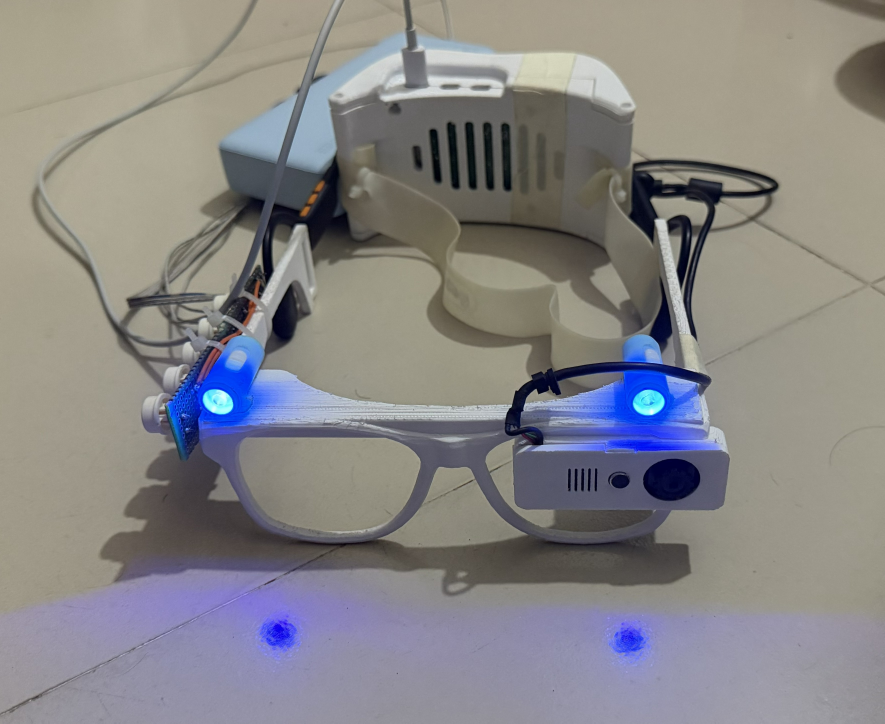
#> input picture Thesis Report and paper/tools/deck/assets/v2_photo_front_uv.jpg, 3540 x 2893 px (shown at 1/4 size)
$ python make_v2_collage.py
#> lines starting #> are read from the running program, lines starting #| are printed output that depends on the picture
# Version 2 collage for the "Evolution of the Prototype" slide, from three team photos of the second prototype:
# left, the front with the UV lights on (whole photo); right, two crops stacked: the front with the camera housing,
# and the rear enclosure with the power bank. White gaps between them. Output: assets/v2_collage3.jpg
from pathlib import Path
from PIL import Image

A = Path(__file__).parent / "assets"
front_uv = Image.open(A / "v2_photo_front_uv.jpg").convert("RGB")      # 3540x2893
#> front_uv is the input picture: PIL image 3540x2893 RGB; mean R, G, B 134.9, 133.1, 134.2
front = Image.open(A / "v2_photo_front.jpg").convert("RGB")            # 3213x5216
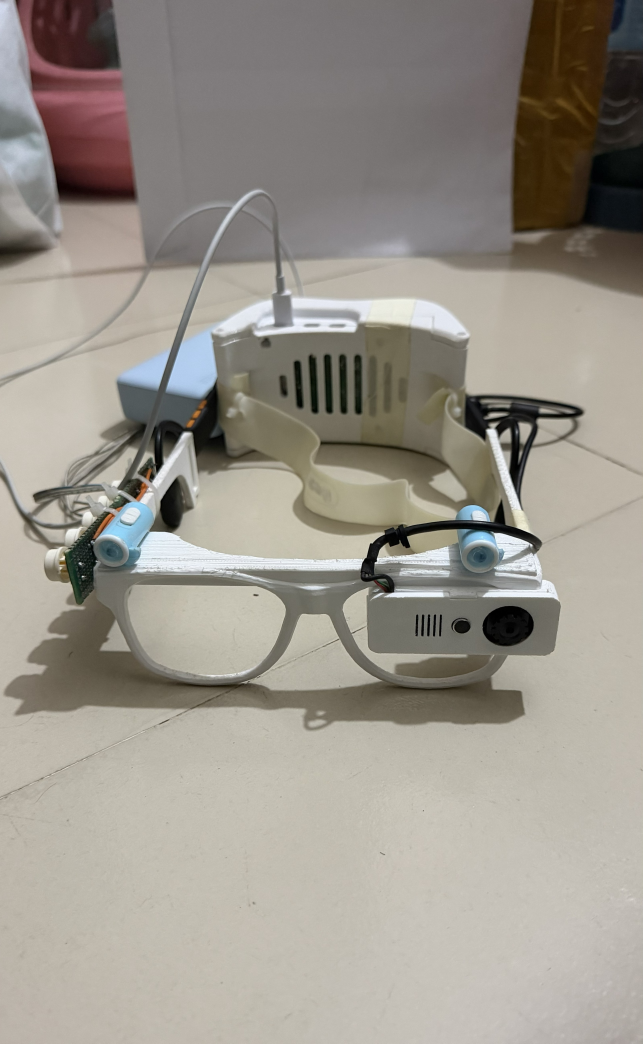
#> input picture Thesis Report and paper/tools/deck/assets/v2_photo_front.jpg, 3213 x 5216 px (shown at 1/5 size)
#> front is the input picture: PIL image 3213x5216 RGB; mean R, G, B 154, 148.6, 139.6
rear = Image.open(A / "v2_photo_top.jpg").convert("RGB")               # 3213x5437
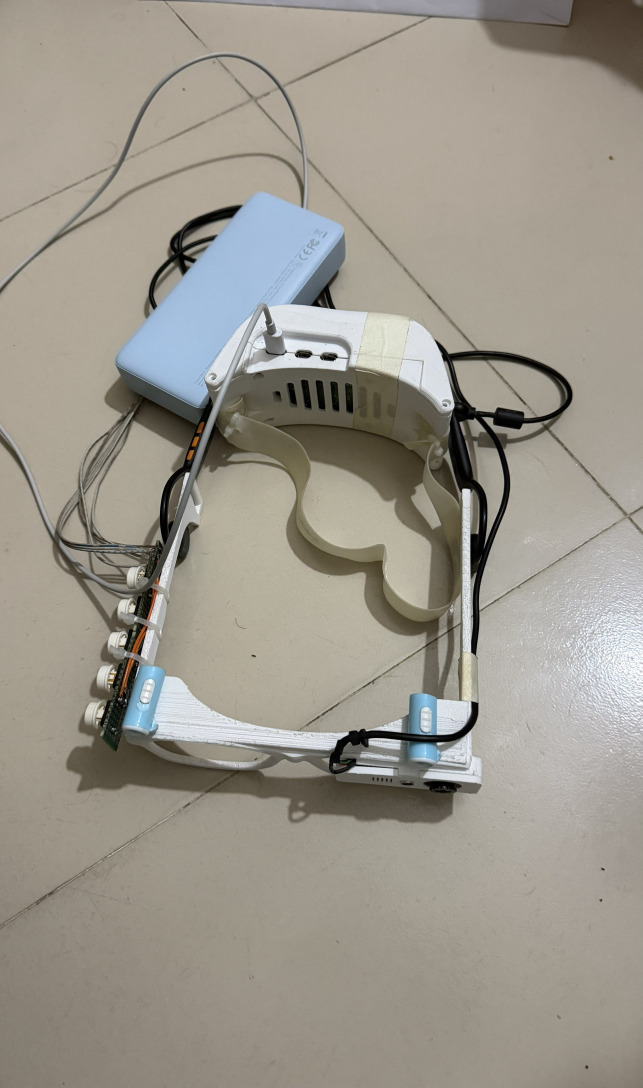
#> input picture Thesis Report and paper/tools/deck/assets/v2_photo_top.jpg, 3213 x 5437 px (shown at 1/5 size)
#> rear is the input picture: PIL image 3213x5437 RGB; mean R, G, B 155.7, 150.8, 140.6

H, GAP = 1600, 12                       # collage height in pixels; slide area is 9.02 x 4.62 in (aspect 1.95)
W = round(H * 9.02 / 4.62)
left_w = round(H * front_uv.width / front_uv.height)
#> left_w = 1958
right_w = W - left_w - GAP
#> right_w = 1154
cell_h = (H - GAP) // 2


def crop_to(im, aspect, cy):
    """Full-width crop of the given aspect (w/h), centred on the fraction cy of the height."""
    h = round(im.width / aspect)
    top = min(max(0, round(cy * im.height - h / 2)), im.height - h)
    return im.crop((0, top, im.width, top + h))


canvas = Image.new("RGB", (W, H), "white")
#> canvas: PIL image 3124x1600 RGB; every value is 255
canvas.paste(front_uv.resize((left_w, H), Image.LANCZOS), (0, 0))
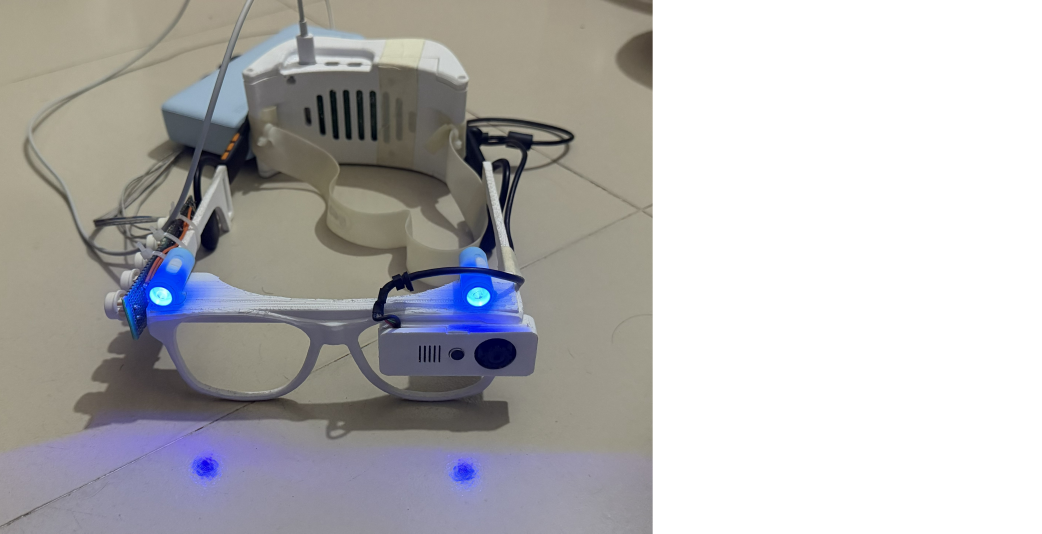
#> canvas: PIL image 3124x1600 RGB (shown at 1/3 size); mean R, G, B 179.7, 178.6, 179.3
canvas.paste(crop_to(front, right_w / cell_h, 0.57).resize((right_w, cell_h), Image.LANCZOS), (left_w + GAP, 0))
#> in crop_to, `return im.crop((0, top, im.width, top + h))`:
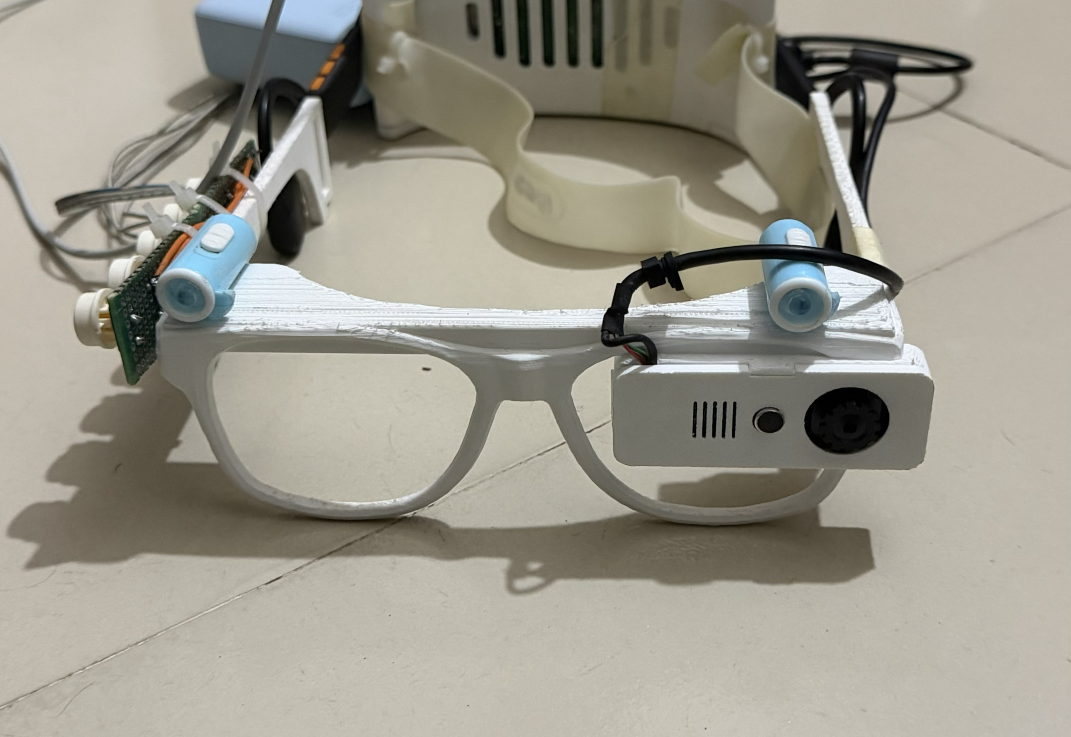
#> returned value: PIL image 3213x2211 RGB (shown at 1/3 size); mean R, G, B 155.8, 152.5, 140.7
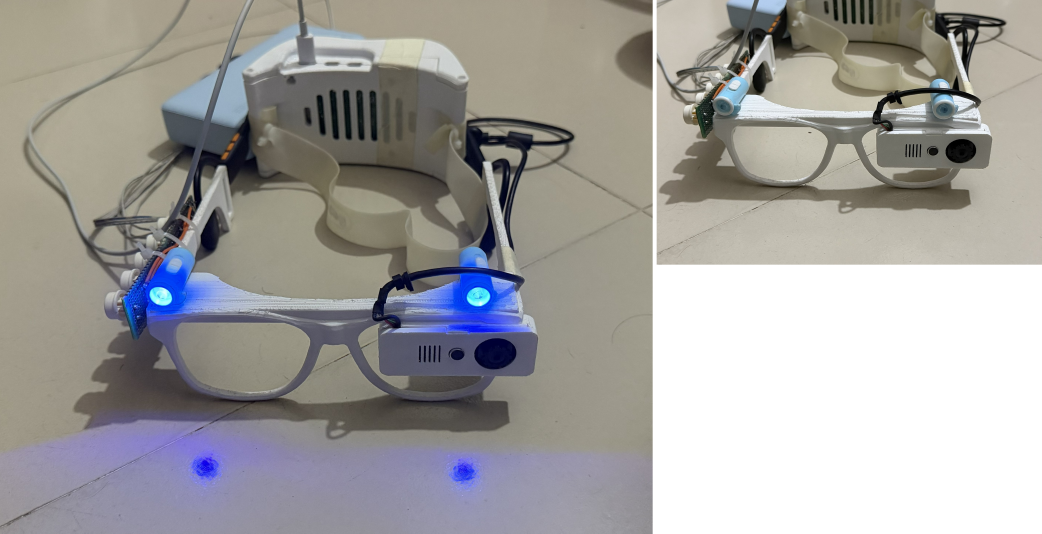
#> canvas: PIL image 3124x1600 RGB (shown at 1/3 size); mean R, G, B 161.5, 159.8, 158.3
canvas.paste(crop_to(rear, right_w / (H - cell_h - GAP), 0.38).resize((right_w, H - cell_h - GAP), Image.LANCZOS),
             (left_w + GAP, cell_h + GAP))
#> call 2 of crop_to, with aspect = 1.45, cy = 0.38
#> in crop_to (call 2), `return im.crop((0, top, im.width, top + h))`:
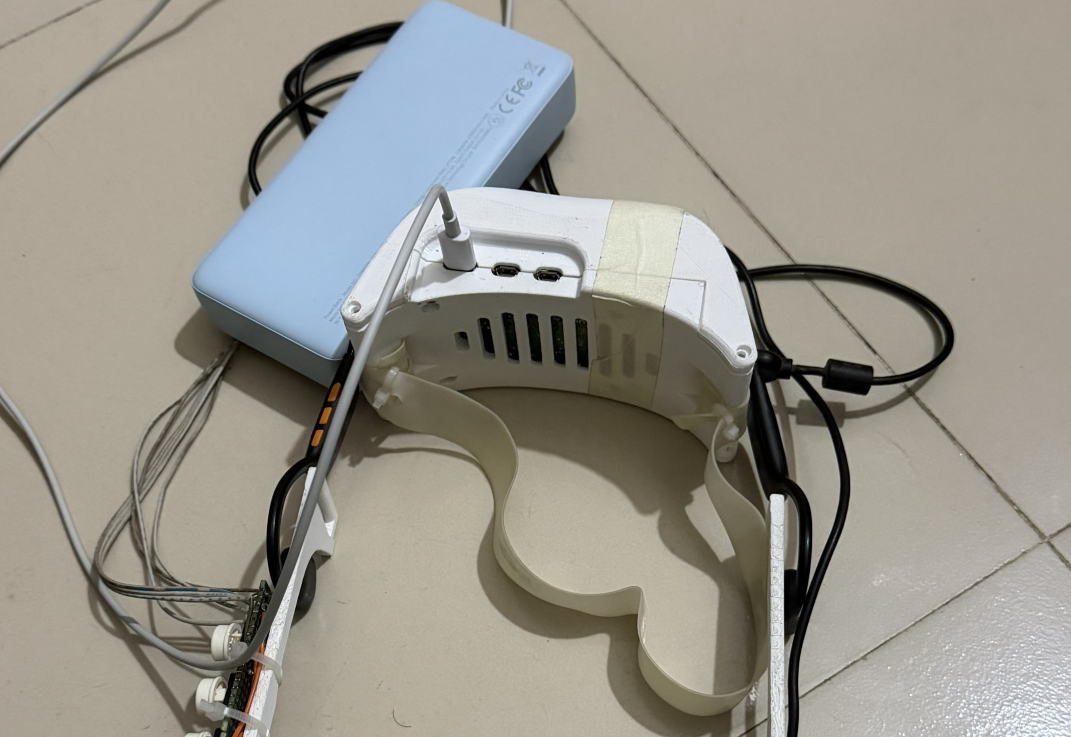
#> returned value: PIL image 3213x2211 RGB (shown at 1/3 size); mean R, G, B 152.8, 149.8, 140.4
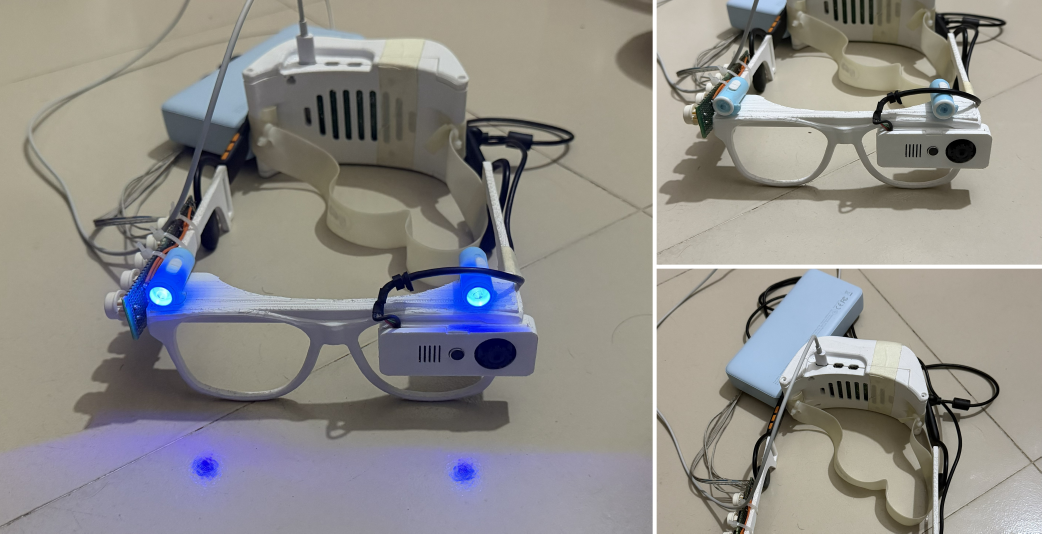
#> canvas: PIL image 3124x1600 RGB (shown at 1/3 size); mean R, G, B 142.8, 140.5, 137.3
canvas.save(A / "v2_collage3.jpg", quality=90)
print("saved", canvas.size)
#| saved (3124, 1600)
